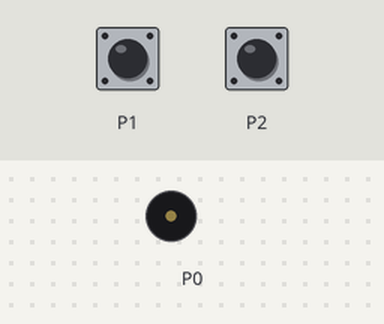
A program run on a simulated BBC micro:bit (MakeCode). Parts: buzzer (waves = sounding). Inputs (shaded band) come from the test bench.

Above: at 1.2 s.
1.3 s: touch pin P1 pressed for 0.15 s
At 1.8 s:
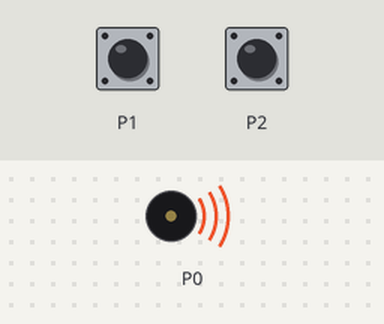
4.4 s: touch pin P2 pressed for 0.15 s
Timing chart, 0 to 11.6 s (numbered marks = the images above; inputs shaded):
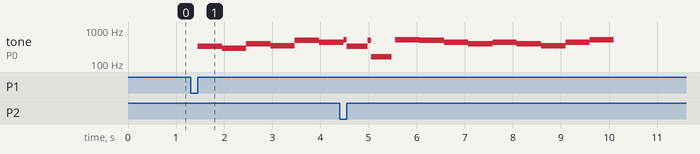

The program:

main.ts
```typescript
input.onPinPressed(TouchPin.P2, function () {
    music.playTone(330, music.beat(BeatFraction.Whole))
    music.playTone(165, music.beat(BeatFraction.Whole))
    music.playTone(523, music.beat(BeatFraction.Whole))
    music.playMelody("B A G A G F A C5 ", 120)
})
input.onPinPressed(TouchPin.P1, function () {
    music.playMelody("E D G F B A C5 B ", 120)
})
```

test.ts
```typescript
// tests gaan hier; deze zal niet worden gecompileerd wanneer dit pakket wordt gebruikt als extensie.
```

Measured:
- after the input at 1.3 s, tone on P0: plays 330 Hz for 0.51 s, 294 Hz for 0.51 s, 392 Hz for 0.51 s, 349 Hz for 0.51 s, 494 Hz for 0.51 s, 440 Hz for 0.42 s, starting after 0.15 s
